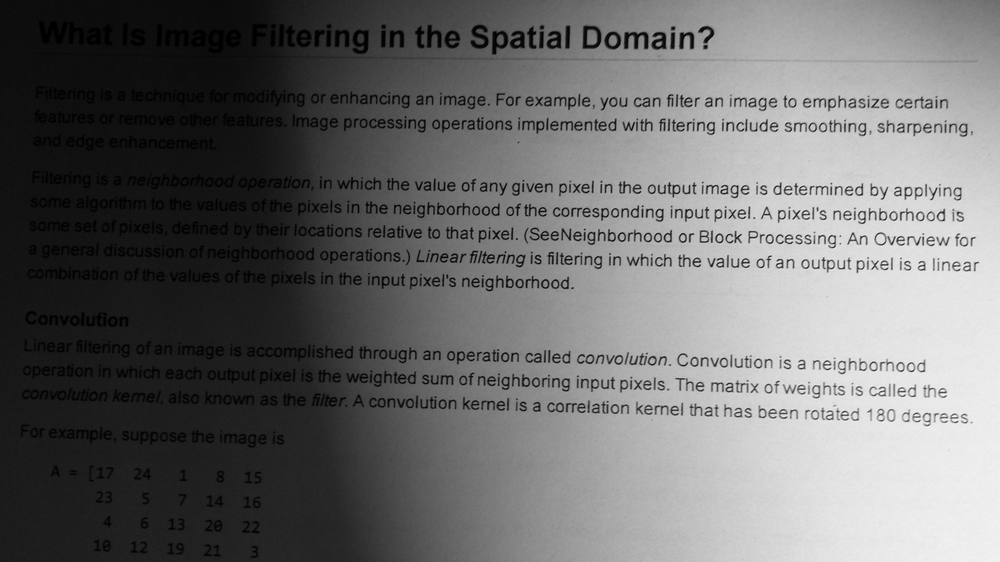
#> input picture Assets/image1.png, 1000 x 562 px, shrunk from 1596 x 897 before the run, found by its file name
$ python Otsu.py
#> lines starting #> are read from the running program, lines starting #| are printed output that depends on the picture
import numpy as np
import cv2
###  Read  Image ###
img1=cv2.imread('Assets/image1.png')
#> img1 is the input picture: shape (562, 1000, 3); min 0, max 253, mean 110.3
img2=cv2.imread('Assets/image2.jpg')
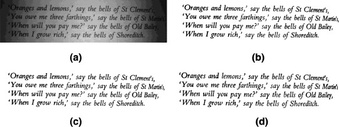
#> input picture Assets/image2.jpg, 339 x 127 px, shrunk from 541 x 203 before the run, found by its file name
#> img2 is the input picture: shape (127, 339, 3); min 0, max 255, mean 213
img3=cv2.imread('Assets/image3.png')
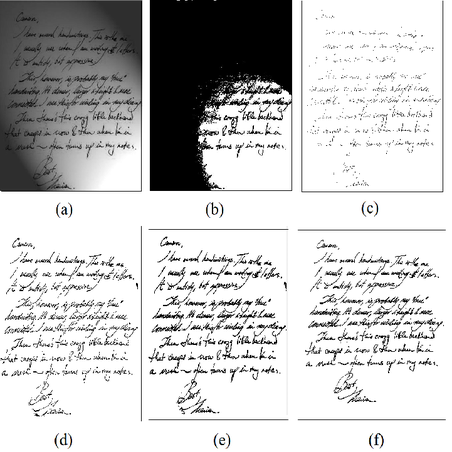
#> input picture Assets/image3.png, 452 x 452 px, shrunk from 721 x 722 before the run, found by its file name
#> img3 is the input picture: shape (452, 452, 3); mean B, G, R 200.1, 200.1, 200.1
### convert 2 gray ###
im_gray1=cv2.cvtColor(img1,cv2.COLOR_BGR2GRAY)
im_gray2=cv2.cvtColor(img2,cv2.COLOR_BGR2GRAY)
im_gray3=cv2.cvtColor(img3,cv2.COLOR_BGR2GRAY)
### Otsu Function ###
def otsu(title,image):
#> called with title = 'image 1'
    pixel_number = image.shape[0] * image.shape[1]
#> pixel_number = 562000
    mean_weigth = 1/pixel_number
#> mean_weigth = 1.78e-06
    his, bins = np.histogram(image, np.array(range(0, 255)))
#> his = 254 values, max 8727 at index 14, min 0 at index 250, mean 2212.6; bins = 255 values from 0 to 254
    final_thresh = 128
    final_value = 0
    for i in bins[:]:
        Wb = np.sum(his[:i]) * mean_weigth
        Wf = np.sum(his[i:]) * mean_weigth
        mub = np.mean(his[:i])
        muf = np.mean(his[i:])
        value = Wb * Wf * (mub - muf) ** 2
        print("Wb = ", Wb, " Wf = ", Wf)
        print("i = ", i, " value = ", value)
        if value > final_value:
            final_thresh = i
            final_value = value
#> this loop made 255 passes
#> (Wb, Wf, mub, muf, value, final_value) on passes 2, 3, 4, 8, 9, 10, 11, 16, 17, 18, 19, 20: (0.00217, 0.998, 1222, 2216.5, 2145.9, 2145.9), (0.00439, 0.996, 1233.5, 2220.4, 4256.4, 4256.4), (0.0073, 0.993, 1368.3, 2222.7, 5292.6, 5292.6), (0.0214, 0.979, 1715.3, 2226.7, 5468.3, 5468.3), (0.0247, 0.975, 1737.8, 2228, 5799.2, 5799.2), (0.028, 0.972, 1747.9, 2229.7, 6315.2, 6315.2), (0.0313, 0.969, 1756.6, 2231.3, 6822.8, 6822.8), (0.0781, 0.922, 2924.7, 2167.9, 41214.4, 41214.4), (0.0928, 0.907, 3259.3, 2142.2, 105047.6, 105047.6), (0.106, 0.894, 3510.9, 2119.5, 183791.1, 183791.1), (0.119, 0.881, 3717.8, 2097.8, 275282.5, 275282.5), (0.131, 0.869, 3882.1, 2077.6, 371269.9, 371269.9)
#> (Wb, Wf, mub, muf, value) on passes 1, 5, 6, 7, 12, 13: (0, 1, nan, 2212.6, nan), (0.0109, 0.989, 1525.5, 2223.6, 5233.8), (0.0144, 0.986, 1622, 2224.5, 5162.1), (0.018, 0.982, 1688.5, 2225.3, 5100.4), (0.035, 0.965, 1789.9, 2231.7, 6599.3), (0.0397, 0.96, 1860.9, 2230, 5198.8)
#> (printed output is left out)
#> after the loop, final_thresh = 35; final_value = 2032159.4
    newImage = image.copy()
    print(final_thresh)
    newImage[image > final_thresh] = 255
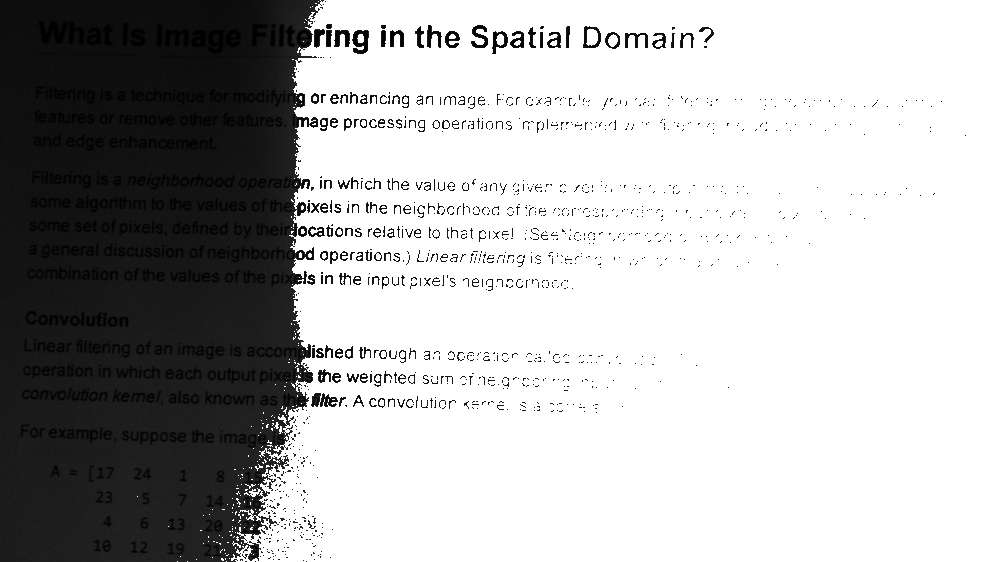
#> newImage: shape (562, 1000); min 0, max 255, mean 182.3
    newImage[image < final_thresh] = 0
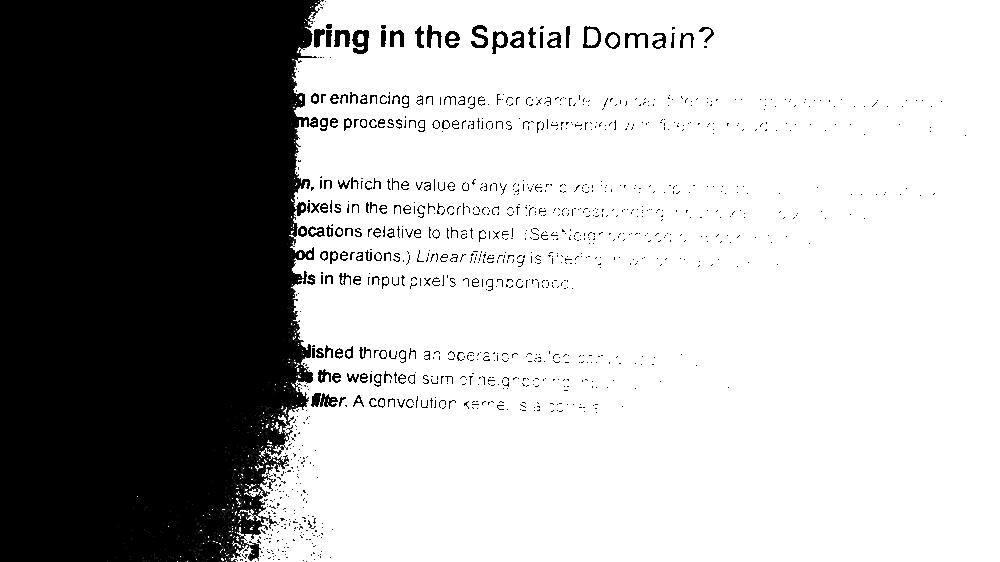
#> newImage: shape (562, 1000); min 0, max 255, mean 176.1
    cv2.imshow(title,newImage)
    cv2.waitKey(0)
### Run ###
otsu('image 1', im_gray1)
otsu('image 2', im_gray2)
#> call 2 of otsu, with title = 'image 2'
#> in otsu (call 2), `his, bins = np.histogram(image, np.array(range(0, 255)))`: his = 254 values, max 4620 at index 253, min 1 at index 5, mean 90.59
#> the loop in otsu (call 2), `for i in bins[:]:` made 255 passes
#> (Wb, Wf, mub, muf, value, final_value) on passes 2 to 13: (0.000348, 0.534, 15, 90.89, 1.07, 1.07), (0.000557, 0.534, 12, 91.21, 1.87, 1.87), (0.00065, 0.534, 9.33, 91.56, 2.35, 2.35), (0.000697, 0.534, 7.5, 91.92, 2.65, 2.65), (0.000743, 0.534, 6.4, 92.28, 2.93, 2.93), (0.000766, 0.534, 5.5, 92.65, 3.11, 3.11), (0.000836, 0.534, 5.14, 93.01, 3.44, 3.44), (0.000859, 0.534, 4.62, 93.38, 3.61, 3.61), (0.000976, 0.533, 4.67, 93.74, 4.13, 4.13), (0.00116, 0.533, 5, 94.09, 4.92, 4.92), (0.00137, 0.533, 5.36, 94.44, 5.8, 5.8), (0.00149, 0.533, 5.33, 94.81, 6.34, 6.34)
#> (Wb, Wf, mub, muf, value) on pass 1: (0, 0.534, nan, 90.59, nan)
#> in otsu (call 2), `newImage[image > final_thresh] = 255`: newImage: shape (127, 339); min 0, max 255, mean 213
#> in otsu (call 2), `newImage[image < final_thresh] = 0`:
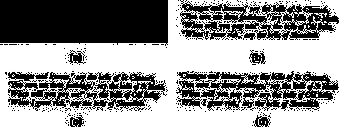
#> newImage: shape (127, 339); min 0, max 255, mean 146
otsu('image 3', im_gray3)
#> call 3 of otsu, with title = 'image 3'
#> in otsu (call 3), `newImage[image > final_thresh] = 255`:
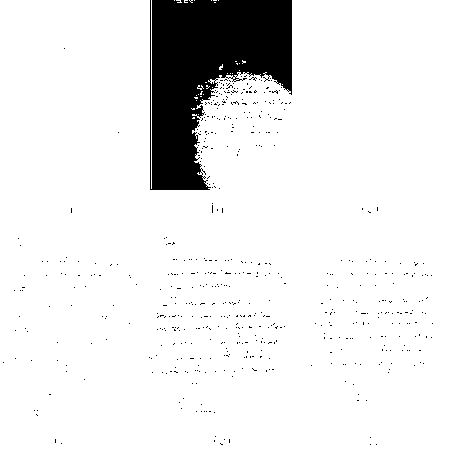
#> newImage: shape (452, 452); min 0, max 255, mean 233.1
